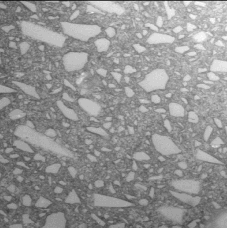
#> input picture images/mar-il.gif, 227 x 228 px
$ python ex5.py   (older library calls are emulated)
#> lines starting #> are read from the running program, lines starting #| are printed output that depends on the picture
#> further down, img is the input picture: PIL image 227x228 L; min 26, max 251, mean 146.1
### MyLib.py
# -*- coding: utf-8 -*-

""" Processamento Digital de Imagens
    Aluno: Leonardo Santos Paulucio
    Lista de Exercicios 1 - Pós-Graduação
    Data: 09/05/19
"""

import copy
import numpy as np
import matplotlib.pyplot as plt


def show_images(images, cols=1, titles=None, axis=False, interpolation='gaussian'):
    """Display a list of images in a single figure with matplotlib.

    Parameters
    ---------
    images: List of np.arrays compatible with plt.imshow.

    cols (Default = 1): Number of columns in figure (number of rows is
                        set to np.ceil(n_images/float(cols))).

    titles: List of titles corresponding to each image. Must have
            the same length as titles.
    """
    assert((titles is None)or (len(images) == len(titles)))
    n_images = len(images)

    if titles is None:
        titles = ['Image (%d)' % i for i in range(1, n_images + 1)]
    fig = plt.figure()

    for n, (image, title) in enumerate(zip(images, titles)):
        a = fig.add_subplot(cols, np.ceil(n_images/float(cols)), n + 1)
        if not axis:
            plt.axis("off")
        if image.ndim == 2:
            plt.gray()
        plt.imshow(image, cmap='gray', interpolation=interpolation)
        a.set_title(title)
    fig.set_size_inches(np.array(fig.get_size_inches()) * n_images)
    plt.show()


def calculaHistograma(img):
    shape = img.shape
    histograma = np.zeros(256)
    x = [i for i in range(0, 256)]
    for i in range(0, shape[0]):
        for j in range(0, shape[1]):
            pos = int(img[i][j])
            if pos < 0:
                pos = 0
            elif pos > 255:
                pos = 255

            histograma[pos] += 1

    return x, histograma


def equalizaHistograma(image):
    img = copy.deepcopy(image)
    x, histograma = calculaHistograma(img)

    hist_eq = np.zeros(256)
    hist_eq[0] = histograma[0]

    for i in range(1, 256):
        hist_eq[i] = hist_eq[i-1] + histograma[i]

    h = (hist_eq - np.min(hist_eq))/(np.max(hist_eq) - np.min(hist_eq))*255

    for i in range(0, img.shape[0]):
        for j in range(0, img.shape[1]):
            pos = int(img[i][j])
            if pos < 0:
                pos = 0
            elif pos > 255:
                pos = 255
            img[i][j] = h[pos]

    return img


def MSE(imgOrig, imgNoise):
    return np.square(imgOrig.astype(np.float) - imgNoise.astype(np.float)).mean()


def PSNR(imgOrig, imgNoise):
    mse = MSE(imgOrig, imgNoise)
    return 20 * np.log10(255/np.sqrt(mse))


# [11 lines left out: function binarizaImg, not called in this run]


def getOutputSize(old_shape, kernel_shape, padding, stride):
    return int((old_shape[0] + 2*padding - kernel_shape[0])/stride + 1), \
           int((old_shape[1] + 2*padding - kernel_shape[1])/stride + 1)


def getPaddingSize(shape, kernel_shape, stride=1):
    return ((shape[0] - 1)*stride + kernel_shape[0] - shape[0]) // 2


def getNewSize(shape, padding):
    return int((shape + 2*padding))


# [123 lines left out: functions paddingImage, conv2D, medianFilter, adaptativeMedian, not called in this run]


# ############################# Filters ################################

MEAN_FILTER = np.ones((3, 3)) / 9.0

MEAN_FILTER_11 = np.ones((11, 11)) / (11*11)

MEAN_FILTER2 = 1/16. * np.array([[1, 2, 1],
                                 [2, 4, 2],
                                 [1, 2, 1]])

LAPLACE_FILTER2 = np.array([[-1, -1, -1],
                            [-1,  9, -1],
                            [-1, -1, -1]])

LAPLACE_FILTER = np.array([[-1, -1, -1],
                           [-1,  8, -1],
                           [-1, -1, -1]])

SOBEL_FILTER = np.array([[1,   2,  1],
                         [0,   0,  0],
                         [-1, -2, -1]])


# ############################ Frequence domain functions

def frequenceSpace(img, center):
    D = np.zeros(img.shape)
    for u in range(0, img.shape[0]):
        for v in range(0, img.shape[1]):
            D[u][v] = np.sqrt((u - center[0])**2 + (v - center[1])**2)
    return D


def fshift(img):
    for u in range(0, img.shape[0]):
        for v in range(0, img.shape[1]):
            img[u][v] *= (-1)**(u+v)
    return img


def extendImg(img):
    newShape = img.shape[0]*2, img.shape[1]*2
#> newShape = (456, 454)
    I_bg = np.zeros(newShape)
    I_bg[0:img.shape[0], 0:img.shape[1]] = img
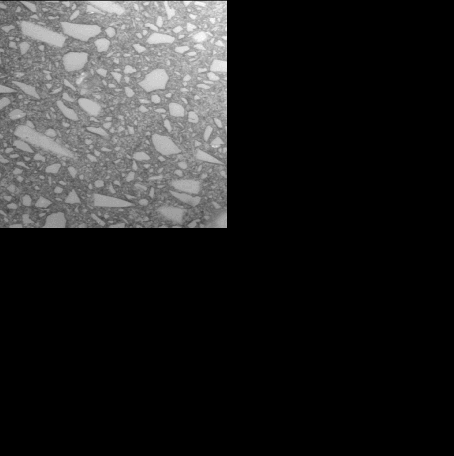
#> I_bg: shape (456, 454) float64; min 0, max 251, mean 36.5
    return I_bg


# [15 lines left out: function imgFilter, not called in this run]


def filterHomomorphic(img, D0=30, n=1, center=None, yh=2, yl=0.5, c=1):
#> called with img = array of shape (456, 454), D0 = 80, n = 1, yh = 2, yl = 0.25, c = 1
    if center is None:
        center = (img.shape[1]/2, img.shape[0]/2)
#> center = (227, 228)

    y, x = center
#> y = 227; x = 228
    D = frequenceSpace(img, (x, y))
#> after the loop in frequenceSpace, `for u in range(0, img.shape[0]):`:
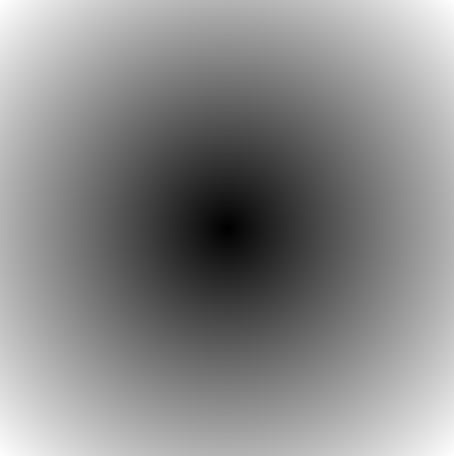
#> D: shape (456, 454) float64; min 0, max 321.7, mean 174.1; drawn with min black and max white
    H = np.zeros(img.shape)
    H = (yh - yl) * (1 - np.exp(-c*(D**2)/(D0**2))) + yl
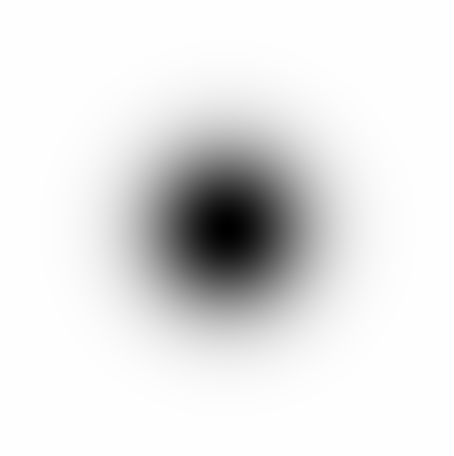
#> H: shape (456, 454) float64; min 0.25, max 2, mean 1.83; drawn with min black and max white
    return H


# [15 lines left out: function notchFilter, not called in this run]

### ex5.py
# -*- coding: utf-8 -*-

""" Processamento Digital de Imagens
    Aluno: Leonardo Santos Paulucio
    Lista de Exercicios 1 - Pós-Graduação
    Data: 09/05/19
"""

from PIL import Image
import numpy as np
from numpy import fft

import MyLib as ml

img = Image.open('images/mar-il.gif')
img = np.array(img)

I_bg = ml.extendImg(img)                           # Criando a imagem estendida de tamanho (2M, 2N)

G = ml.fshift(I_bg)                                # Multiplicando por (-1)^(x+y)
G = fft.fft2(G)                                    # Calcula a DFT

D0 = 80                                            # Frequencia de corte
H = ml.filterHomomorphic(G, D0, yh=2, yl=0.25)     # Criando filtro homomorfico
F = G * H                                          # Convolucao no dominio da frequencia
F = np.real(fft.ifft2(F))                          # Pegando a parte real da dft inversa
F = ml.fshift(F)                                   # Multiplicando por (-1)^(x+y)
#> after the loop in fshift (call 2), `for u in range(0, img.shape[0]):`:
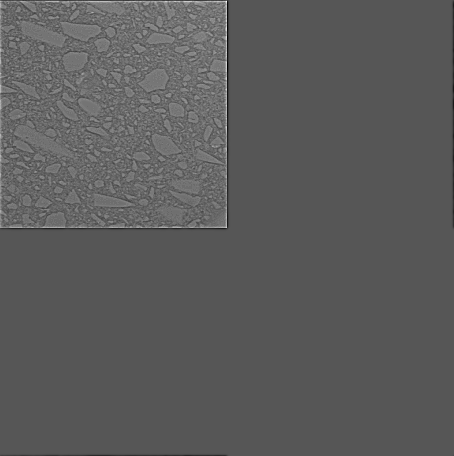
#> img: shape (456, 454) float64; min -139.4, max 272.2, mean 9.1; drawn with min black and max white
F = F[0:img.shape[0], 0:img.shape[1]]              # Pegando a parte superior esquerda
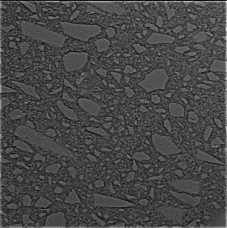
#> F: shape (228, 227) float64; min -52.8, max 272.2, mean 38.3; drawn with min black and max white

FE = ml.equalizaHistograma(F)                      # Realizando equalizacao do histograma da imagem com filtro homomorfico
#> after the loop in calculaHistograma, `for i in range(0, shape[0]):`: histograma = 256 values, max 2582 at index 0, min 0 at index 172, mean 202.2
#> in equalizaHistograma, `x, histograma = calculaHistograma(img)`: x = 256 values from 0 to 255
#> after the loop in equalizaHistograma, `for i in range(1, 256):`: hist_eq = 256 values from 2582 to 51756
#> in equalizaHistograma, `h = (hist_eq - np.min(hist_eq))/(np.max(hist_eq) - np.min(hist_eq))*255`: h = 256 values from 0 to 255
#> after the loop in equalizaHistograma, `for i in range(0, img.shape[0]):`:
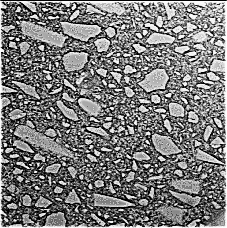
#> img: shape (228, 227) float64; min 0, max 255, mean 122.7
G = ml.equalizaHistograma(img)                     # Realizando equalizacao do histograma na imagem original
#> in equalizaHistograma (call 2), `x, histograma = calculaHistograma(img)`: histograma = 256 values, max 4990 at index 128, min 0 at index 0, mean 202.2
#> after the loop in equalizaHistograma (call 2), `for i in range(1, 256):`: hist_eq = 256 values from 0 to 51756
#> after the loop in equalizaHistograma (call 2), `for i in range(0, img.shape[0]):`:
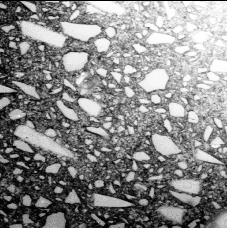
#> img: shape (228, 227); min 0, max 255, mean 135.9
images = [img, F, G, FE]                           # Lista de imagens a serem imprimidas

# Titulos das imagens
titles = ["Imagem Original", "Resultado com Filtro Homomórfico", "Resultado com Equalização de Histograma",
          "Combinação de Filtro Homomórfico e Equalização de Histograma"]
ml.show_images(images, 2, titles)
#> in show_images, `n_images = len(images)`: n_images = 4
#> the loop in show_images, `for n, (image, title) in enumerate(zip(images, titles)):` made 1 pass
#> title on pass 1: 'Imagem Original'
#> (the run stopped early here; a loop or call above may not have finished)

$ run again, with images/camisa.jpg saved as images/mar-il.gif
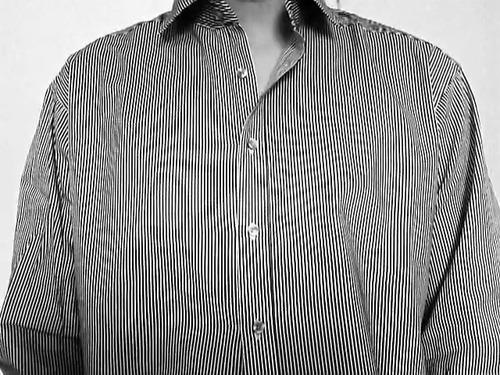
#> input picture images/camisa.jpg, 500 x 375 px
#> img is the input picture: PIL image 500x375 L; min 0, max 255, mean 140
#> after the loop in calculaHistograma, `for i in range(0, shape[0]):`: histograma = 256 values, max 72275 at index 0, min 222 at index 166, mean 732.4
#> in equalizaHistograma, `x, histograma = calculaHistograma(img)`: x = 256 values from 0 to 255
#> after the loop in equalizaHistograma, `for i in range(1, 256):`: hist_eq = 256 values from 72275 to 187500
#> h = 256 values from 0 to 255
#> after the loop in equalizaHistograma, `for i in range(0, img.shape[0]):`:
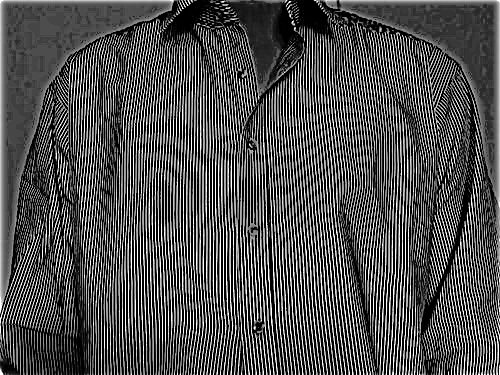
#> img: shape (375, 500) float64; min 0, max 255, mean 80.1
#> in equalizaHistograma (call 2), `x, histograma = calculaHistograma(img)`: histograma = 256 values, max 7127 at index 255, min 447 at index 213, mean 732.4
#> after the loop in equalizaHistograma (call 2), `for i in range(1, 256):`: hist_eq = 256 values from 4425 to 187500
#> after the loop in equalizaHistograma (call 2), `for i in range(0, img.shape[0]):`:
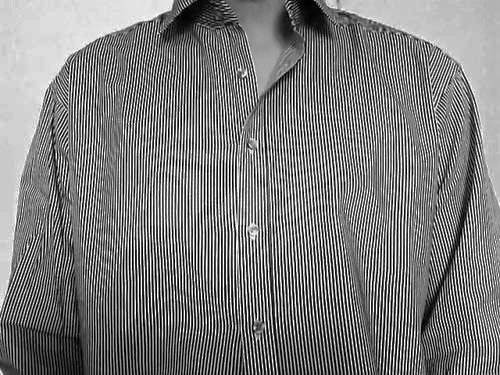
#> img: shape (375, 500); min 0, max 255, mean 124.8
#> n_images = 4
#> the loop in show_images, `for n, (image, title) in enumerate(zip(images, titles)):` made 1 pass
#> title on pass 1: 'Imagem Original'

$ run again, with images/original.tif saved as images/mar-il.gif
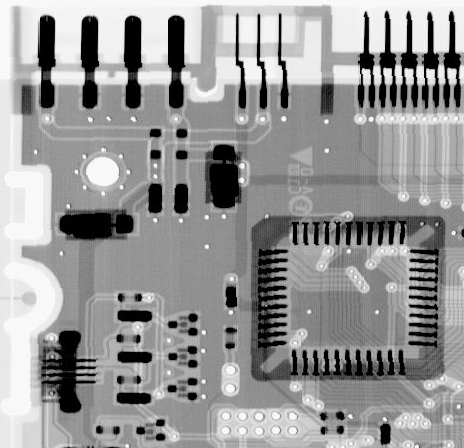
#> input picture images/original.tif, 464 x 448 px
#> img is the input picture: PIL image 464x448 L; min 0, max 255, mean 150.8
#> after the loop in calculaHistograma, `for i in range(0, shape[0]):`: histograma = 256 values, max 29263 at index 0, min 2 at index 252, mean 812
#> in equalizaHistograma, `x, histograma = calculaHistograma(img)`: x = 256 values from 0 to 255
#> after the loop in equalizaHistograma, `for i in range(1, 256):`: hist_eq = 256 values from 29263 to 207872
#> h = 256 values from 0 to 255
#> after the loop in equalizaHistograma, `for i in range(0, img.shape[0]):`:
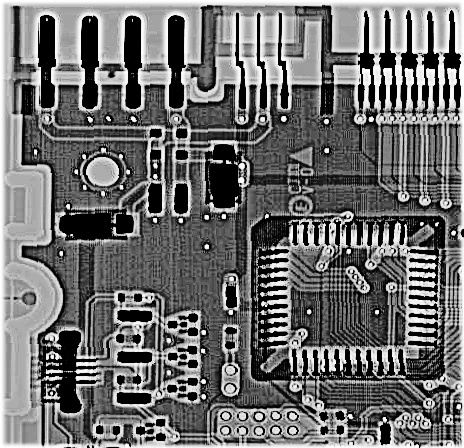
#> img: shape (448, 464) float64; min 0, max 255, mean 110.9
#> in equalizaHistograma (call 2), `x, histograma = calculaHistograma(img)`: histograma = 256 values, max 12921 at index 0, min 49 at index 28, mean 812
#> after the loop in equalizaHistograma (call 2), `for i in range(1, 256):`: hist_eq = 256 values from 12921 to 207872
#> after the loop in equalizaHistograma (call 2), `for i in range(0, img.shape[0]):`:
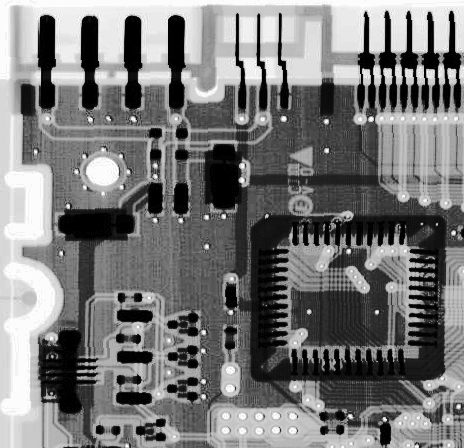
#> img: shape (448, 464); min 0, max 255, mean 120.2
#> n_images = 4
#> the loop in show_images, `for n, (image, title) in enumerate(zip(images, titles)):` made 1 pass
#> title on pass 1: 'Imagem Original'
